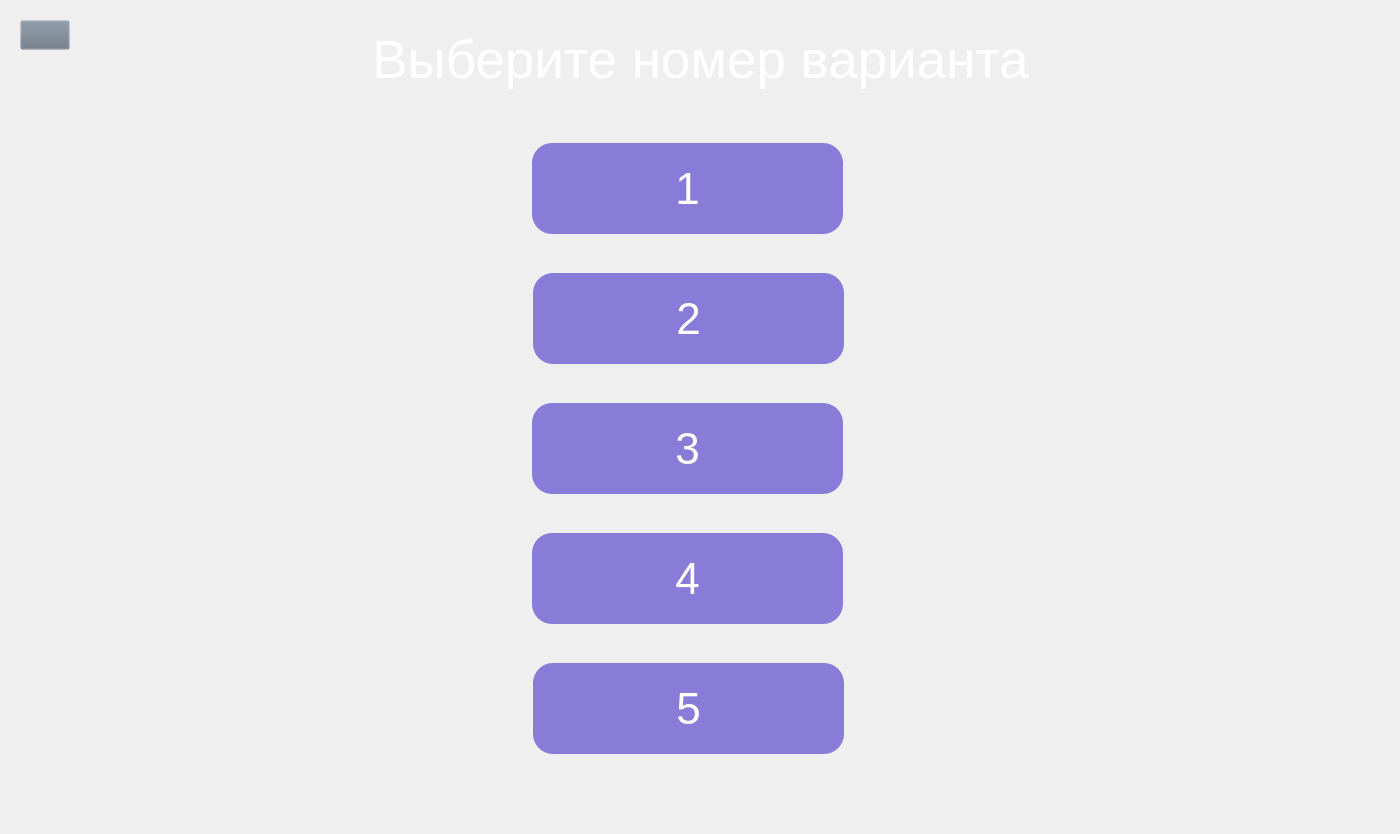
<?xml version="1.0" encoding="UTF-8"?>
<ui version="4.0">
 <class>Form</class>
 <widget class="QWidget" name="Form">
  <property name="geometry">
   <rect>
    <x>0</x>
    <y>0</y>
    <width>1400</width>
    <height>834</height>
   </rect>
  </property>
  <property name="windowTitle">
   <string>Form</string>
  </property>
  <property name="styleSheet">
   <string notr="true">QPushButton#back{
	background-color: rgba(105, 118, 132, 0);
}
QPushButton#back:pressed{
	padding-left: 2px;
	padding-top: 2px;
}</string>
  </property>
  <widget class="QPushButton" name="var_5">
   <property name="geometry">
    <rect>
     <x>533</x>
     <y>663</y>
     <width>311</width>
     <height>91</height>
    </rect>
   </property>
   <property name="font">
    <font>
     <family>MS Shell Dlg 2</family>
     <pointsize>33</pointsize>
    </font>
   </property>
   <property name="styleSheet">
    <string notr="true">background-color: rgb(107,92,209,200); color: White; border-radius: 20px; </string>
   </property>
   <property name="text">
    <string>5</string>
   </property>
  </widget>
  <widget class="QPushButton" name="var_2">
   <property name="geometry">
    <rect>
     <x>533</x>
     <y>273</y>
     <width>311</width>
     <height>91</height>
    </rect>
   </property>
   <property name="font">
    <font>
     <family>MS Shell Dlg 2</family>
     <pointsize>33</pointsize>
    </font>
   </property>
   <property name="styleSheet">
    <string notr="true">background-color: rgb(107,92,209,200); color: White; border-radius: 20px; </string>
   </property>
   <property name="text">
    <string>2</string>
   </property>
  </widget>
  <widget class="QPushButton" name="var_1">
   <property name="geometry">
    <rect>
     <x>532</x>
     <y>143</y>
     <width>311</width>
     <height>91</height>
    </rect>
   </property>
   <property name="font">
    <font>
     <family>MS Shell Dlg 2</family>
     <pointsize>33</pointsize>
    </font>
   </property>
   <property name="styleSheet">
    <string notr="true">background-color: rgb(107,92,209,200); color: White; border-radius: 20px; </string>
   </property>
   <property name="text">
    <string>1</string>
   </property>
  </widget>
  <widget class="QPushButton" name="var_4">
   <property name="geometry">
    <rect>
     <x>532</x>
     <y>533</y>
     <width>311</width>
     <height>91</height>
    </rect>
   </property>
   <property name="font">
    <font>
     <family>MS Shell Dlg 2</family>
     <pointsize>33</pointsize>
    </font>
   </property>
   <property name="styleSheet">
    <string notr="true">background-color: rgb(107,92,209,200); color: White; border-radius: 20px; </string>
   </property>
   <property name="text">
    <string>4</string>
   </property>
  </widget>
  <widget class="QPushButton" name="var_3">
   <property name="geometry">
    <rect>
     <x>532</x>
     <y>403</y>
     <width>311</width>
     <height>91</height>
    </rect>
   </property>
   <property name="font">
    <font>
     <family>MS Shell Dlg 2</family>
     <pointsize>33</pointsize>
    </font>
   </property>
   <property name="styleSheet">
    <string notr="true">background-color: rgb(107,92,209,200); color: White; border-radius: 20px; </string>
   </property>
   <property name="text">
    <string>3</string>
   </property>
  </widget>
  <widget class="QPushButton" name="back">
   <property name="geometry">
    <rect>
     <x>20</x>
     <y>20</y>
     <width>50</width>
     <height>30</height>
    </rect>
   </property>
   <property name="text">
    <string/>
   </property>
   <property name="icon">
    <iconset>
     <normaloff>../Images/right-arrows.png</normaloff>../Images/right-arrows.png</iconset>
   </property>
   <property name="iconSize">
    <size>
     <width>30</width>
     <height>30</height>
    </size>
   </property>
  </widget>
  <widget class="QLabel" name="label">
   <property name="geometry">
    <rect>
     <x>0</x>
     <y>20</y>
     <width>1401</width>
     <height>81</height>
    </rect>
   </property>
   <property name="text">
    <string>&lt;html&gt;&lt;head/&gt;&lt;body&gt;&lt;p&gt;&lt;span style=&quot; font-size:40pt; color:#ffffff;&quot;&gt;Выберите номер варианта&lt;/span&gt;&lt;/p&gt;&lt;/body&gt;&lt;/html&gt;</string>
   </property>
   <property name="alignment">
    <set>Qt::AlignCenter</set>
   </property>
  </widget>
  <widget class="QLabel" name="ex_complited_1">
   <property name="geometry">
    <rect>
     <x>870</x>
     <y>158</y>
     <width>60</width>
     <height>60</height>
    </rect>
   </property>
   <property name="text">
    <string/>
   </property>
   <property name="scaledContents">
    <bool>true</bool>
   </property>
  </widget>
  <widget class="QLabel" name="ex_complited_2">
   <property name="geometry">
    <rect>
     <x>870</x>
     <y>290</y>
     <width>60</width>
     <height>60</height>
    </rect>
   </property>
   <property name="text">
    <string/>
   </property>
   <property name="scaledContents">
    <bool>true</bool>
   </property>
  </widget>
  <widget class="QLabel" name="ex_complited_3">
   <property name="geometry">
    <rect>
     <x>870</x>
     <y>420</y>
     <width>60</width>
     <height>60</height>
    </rect>
   </property>
   <property name="text">
    <string/>
   </property>
   <property name="scaledContents">
    <bool>true</bool>
   </property>
  </widget>
  <widget class="QLabel" name="ex_complited_4">
   <property name="geometry">
    <rect>
     <x>870</x>
     <y>550</y>
     <width>60</width>
     <height>60</height>
    </rect>
   </property>
   <property name="text">
    <string/>
   </property>
   <property name="scaledContents">
    <bool>true</bool>
   </property>
  </widget>
  <widget class="QLabel" name="ex_complited_5">
   <property name="geometry">
    <rect>
     <x>870</x>
     <y>680</y>
     <width>60</width>
     <height>60</height>
    </rect>
   </property>
   <property name="text">
    <string/>
   </property>
   <property name="scaledContents">
    <bool>true</bool>
   </property>
  </widget>
  <zorder>label</zorder>
  <zorder>var_5</zorder>
  <zorder>var_2</zorder>
  <zorder>var_1</zorder>
  <zorder>var_4</zorder>
  <zorder>var_3</zorder>
  <zorder>back</zorder>
  <zorder>ex_complited_1</zorder>
  <zorder>ex_complited_2</zorder>
  <zorder>ex_complited_3</zorder>
  <zorder>ex_complited_4</zorder>
  <zorder>ex_complited_5</zorder>
 </widget>
 <resources/>
 <connections/>
</ui>
